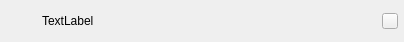
<?xml version="1.0" encoding="UTF-8"?>
<ui version="4.0">
 <class>TalkWindowItemClass</class>
 <widget class="QWidget" name="TalkWindowItemClass">
  <property name="geometry">
   <rect>
    <x>0</x>
    <y>0</y>
    <width>404</width>
    <height>42</height>
   </rect>
  </property>
  <property name="sizePolicy">
   <sizepolicy hsizetype="Expanding" vsizetype="Fixed">
    <horstretch>0</horstretch>
    <verstretch>0</verstretch>
   </sizepolicy>
  </property>
  <property name="minimumSize">
   <size>
    <width>0</width>
    <height>42</height>
   </size>
  </property>
  <property name="maximumSize">
   <size>
    <width>16777215</width>
    <height>42</height>
   </size>
  </property>
  <property name="windowTitle">
   <string>TalkWindowItem</string>
  </property>
  <layout class="QHBoxLayout" name="horizontalLayout">
   <property name="leftMargin">
    <number>6</number>
   </property>
   <property name="topMargin">
    <number>6</number>
   </property>
   <property name="rightMargin">
    <number>6</number>
   </property>
   <property name="bottomMargin">
    <number>6</number>
   </property>
   <item>
    <widget class="QLabel" name="headlabel">
     <property name="sizePolicy">
      <sizepolicy hsizetype="Fixed" vsizetype="Fixed">
       <horstretch>0</horstretch>
       <verstretch>0</verstretch>
      </sizepolicy>
     </property>
     <property name="minimumSize">
      <size>
       <width>30</width>
       <height>30</height>
      </size>
     </property>
     <property name="maximumSize">
      <size>
       <width>30</width>
       <height>30</height>
      </size>
     </property>
     <property name="text">
      <string/>
     </property>
    </widget>
   </item>
   <item>
    <widget class="QLabel" name="msgLabel">
     <property name="sizePolicy">
      <sizepolicy hsizetype="Expanding" vsizetype="Preferred">
       <horstretch>0</horstretch>
       <verstretch>0</verstretch>
      </sizepolicy>
     </property>
     <property name="text">
      <string>TextLabel</string>
     </property>
    </widget>
   </item>
   <item>
    <widget class="QPushButton" name="tclosebtn">
     <property name="sizePolicy">
      <sizepolicy hsizetype="Fixed" vsizetype="Fixed">
       <horstretch>0</horstretch>
       <verstretch>0</verstretch>
      </sizepolicy>
     </property>
     <property name="minimumSize">
      <size>
       <width>16</width>
       <height>16</height>
      </size>
     </property>
     <property name="maximumSize">
      <size>
       <width>16</width>
       <height>16</height>
      </size>
     </property>
     <property name="text">
      <string/>
     </property>
    </widget>
   </item>
  </layout>
 </widget>
 <layoutdefault spacing="6" margin="11"/>
 <resources/>
 <connections/>
</ui>
